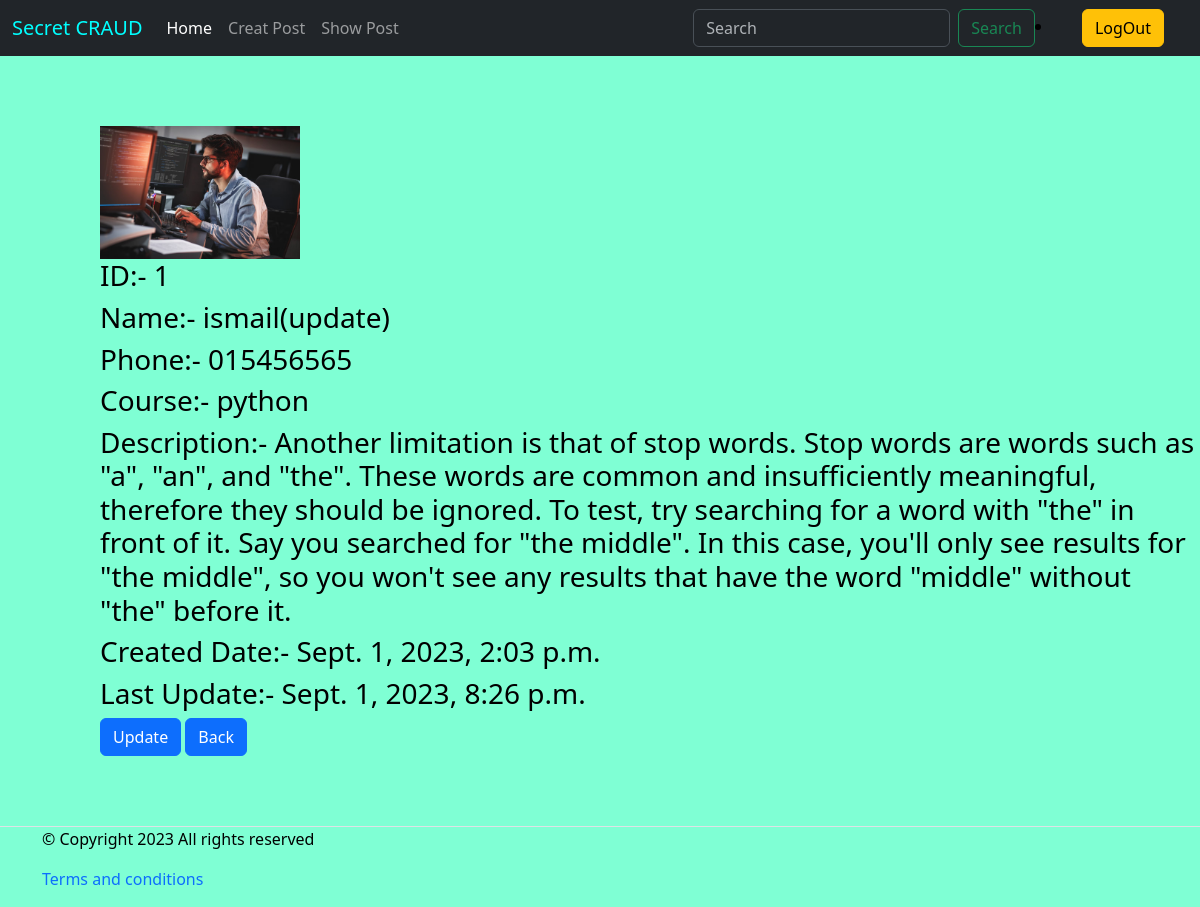
The page /info/1/ (signed in) on the database its author committed.
### crud_app/models.py (models this page shows, shortened)
class CrudModel(models.Model):
    id = models.AutoField(primary_key=True, unique= True)
    name = models.CharField(max_length= 50)
    phone = models.CharField(max_length= 14)
    email = models.EmailField(max_length= 50)
    course = models.CharField(max_length= 50)
    image = models.ImageField(upload_to= 'photos/images', null=True, default='photos/images/photo.jpg')
    description = models.TextField(max_length= 500, blank= True)
    created_date = models.DateTimeField(auto_now_add= True)
    modify_date = models.DateTimeField(auto_now= True)
    class Meta:
        verbose_name = 'Crud'
        verbose_name_plural = "CRUD'S"

### crud_app/views.py (the view)
# urls.py: path('info/<int:id>/', more_info, name='more_info'),
@login_required
def more_info(request, id):
    get_obj = get_object_or_404(CrudModel, pk = id)
    return render(request, 'more_info.html', {'info': get_obj})

### crud_app/templates/more_info.html (shortened to what this page needs)
{% extends 'base.html' %}
{% load static %}
{% block join_css %}
<link rel="stylesheet" href="{% static 'more_info.css' %}">
{% endblock join_css %}
{% block body %}
<div style=" text-align: left; margin-top: 70px; margin-left: 100px; margin-bottom: 70px;">
    <img src="{{info.image.url}}" alt="user image" class="images">
    <h3>ID:- {{info.id}}</h3>
    <h3>Name:- {{info.name}}</h3>
    <h3>Phone:- {{info.phone}}</h3>
    <h3>Course:- {{info.course}}</h3>
    <h3>Description:- {{info.description}}</h3>
    <h3>Created Date:- {{info.created_date}}</h3>
    <h3>Last Update:- {{info.modify_date}}</h3>
    <a class="btn btn-primary" href="{% url 'update_crud' info.id %}">Update</a>
    <a class="btn btn-primary" href="{% url 'show_crud' %}">Back</a>
</div>
{% endblock body %}

### templates/base.html (shortened to what this page needs)
<!DOCTYPE html>
<html lang="en">
<head>
  <link href="https://cdn.jsdelivr.net/npm/bootstrap@5.3.1/dist/css/bootstrap.min.css" rel="stylesheet">
  {% block join_css %}{% endblock join_css %}
</head>
<body>
    <nav class="navbar navbar-expand-lg bg-dark" data-bs-theme="dark">
      <div class="container-fluid">
        <a class="navbar-brand " href="{% url 'home' %}" style="color: aqua">
          Secret CRAUD
        </a>
        <div class="collapse navbar-collapse" id="navbarSupportedContent">
          <ul class="navbar-nav me-auto mb-2 mb-lg-0">
            <li class="nav-item">
              <a class="nav-link active" aria-current="page" href="{% url 'home' %}">Home</a>
            </li>
            <li class="nav-item">
              <a class="nav-link" href="{% url 'create_post' %}">Creat Post</a>
            </li>
            <li class="nav-item">
              <a class="nav-link" href="{% url 'show_crud' %}">Show Post</a>
            </li>
          </ul>
          <form class="d-flex" role="search" action="{% url 'search' %}" method="GET">
            <input class="form-control me-2" name="keyword" type="search" placeholder="Search" aria-label="Search">
            <button class="btn btn-outline-success" type="submit">Search</button>
          </form>
          {% if request.user.is_authenticated %}
          <li class="nav-item">
            <a href="{% url 'logout' %}" class="btn btn-warning mx-4">LogOut</a>
          </li>
          {% else %}
          <li class="nav-item">
            <a href="{% url 'login' %}" class="btn btn-warning mx-4">Login</a>
          </li>
          {% endif %}
        </div>
      </div>
    </nav>
{% block body %}
{% endblock body %}
    <footer class="section-footer border-top padding-y">
      <div class="container">
        <p class="float-md-right">&copy Copyright 2023 All rights reserved</p>
        <p>
          <a href="#" style="text-decoration: None">Terms and conditions</a>
        </p>
      </div>
    </footer>
</body>
</html>

### crud_app/static/more_info.css (style rules this page uses)
body { background-image: url('images/bgc.jpg'); background: aquamarine; color: black; }
.images { max-width: 200px; max-height: 200px; }

### rows shown on the page
CrudModel: image (picture), id "1", name "ismail(update)", phone "015456565", course "python", description "Another limitation is that of stop words. Stop words are words such as \"a\", \"an\", and \"the\". These words are common and insufficiently meaningful, therefore they should be ignored. To test, try searching for a word with \"the\" in front of it. Say you searched for \"the middle\". In this case, you'll only see results for \"the middle\", so you won't see any results that have the word \"middle\" without \"the\" before it.", created_date "Sept. 1, 2023, 2:03 p.m.", modify_date "Sept. 1, 2023, 8:26 p.m."
